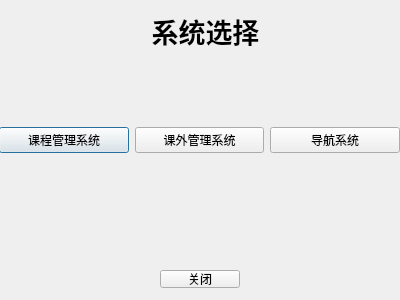
<?xml version="1.0" encoding="UTF-8"?>
<ui version="4.0">
 <class>SystemChoose</class>
 <widget class="QDialog" name="SystemChoose">
  <property name="geometry">
   <rect>
    <x>0</x>
    <y>0</y>
    <width>400</width>
    <height>300</height>
   </rect>
  </property>
  <property name="windowTitle">
   <string>Dialog</string>
  </property>
  <widget class="QLabel" name="label">
   <property name="geometry">
    <rect>
     <x>10</x>
     <y>0</y>
     <width>391</width>
     <height>61</height>
    </rect>
   </property>
   <property name="font">
    <font>
     <pointsize>20</pointsize>
     <bold>true</bold>
    </font>
   </property>
   <property name="text">
    <string>系统选择</string>
   </property>
   <property name="alignment">
    <set>Qt::AlignCenter</set>
   </property>
  </widget>
  <widget class="QWidget" name="horizontalLayoutWidget">
   <property name="geometry">
    <rect>
     <x>-1</x>
     <y>100</y>
     <width>401</width>
     <height>80</height>
    </rect>
   </property>
   <layout class="QHBoxLayout" name="horizontalLayout">
    <item>
     <widget class="QPushButton" name="pushButton_3">
      <property name="text">
       <string>课程管理系统</string>
      </property>
     </widget>
    </item>
    <item>
     <widget class="QPushButton" name="pushButton_2">
      <property name="text">
       <string>课外管理系统</string>
      </property>
     </widget>
    </item>
    <item>
     <widget class="QPushButton" name="pushButton">
      <property name="text">
       <string>导航系统</string>
      </property>
     </widget>
    </item>
   </layout>
  </widget>
  <widget class="QPushButton" name="pushButton_4">
   <property name="geometry">
    <rect>
     <x>160</x>
     <y>270</y>
     <width>80</width>
     <height>18</height>
    </rect>
   </property>
   <property name="text">
    <string>关闭</string>
   </property>
  </widget>
 </widget>
 <resources/>
 <connections>
  <connection>
   <sender>pushButton_4</sender>
   <signal>clicked()</signal>
   <receiver>SystemChoose</receiver>
   <slot>close()</slot>
   <hints>
    <hint type="sourcelabel">
     <x>199</x>
     <y>278</y>
    </hint>
    <hint type="destinationlabel">
     <x>199</x>
     <y>149</y>
    </hint>
   </hints>
  </connection>
 </connections>
</ui>
